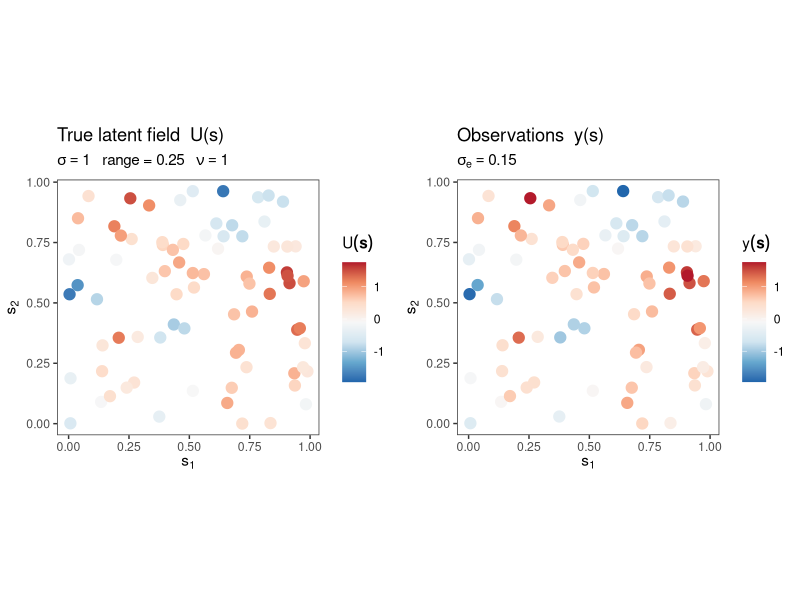
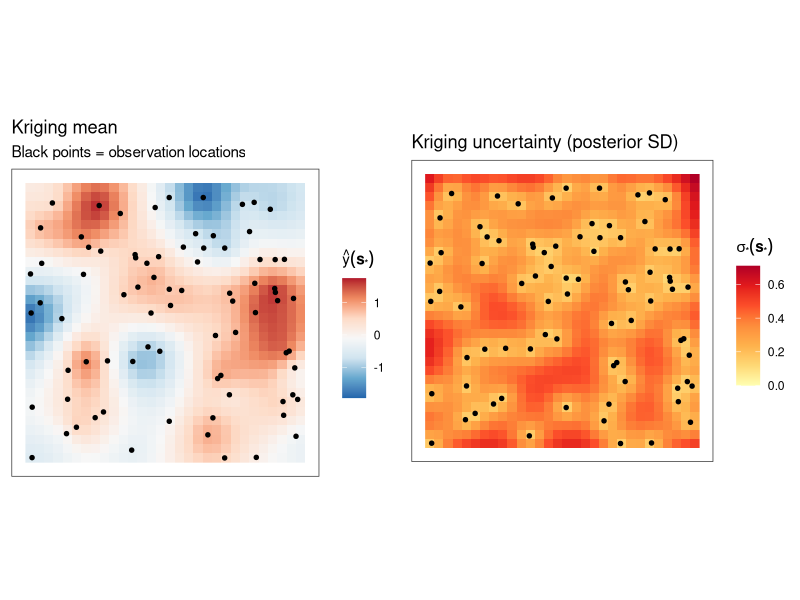

R code for these plots, in order:
## ---- chunk 1
#======================================================
# Kriging with Matérn covariance
# Simulate a GRF, fit (known parameters), predict on a
# regular grid, and visualise results.
#======================================================
library(ggplot2)
library(gridExtra)

set.seed(42)


# Initial "true" Parameters
N_s     <- 80        # number of observation locations
range   <- 0.25      # Matérn spatial range (length-scale range)
nu      <- 1         # Matérn smoothness parameter
sigma_u <- 1.0       # latent field marginal SD
sigma_e <- 0.15      # measurement error SD (nugget)
mu_true <- 0.0       # constant mean      



# Helper Matérn covariance function
matern_cov <- function(coords1, coords2 = NULL, nu = 1, range, sigma2 = 1) {
  if (is.null(coords2)) coords2 <- coords1
  n1 <- nrow(coords1); n2 <- nrow(coords2)
  # Euclidean distance matrix between the two sets of points
  D  <- as.matrix(dist(rbind(coords1, coords2)))[1:n1, (n1+1):(n1+n2), drop = FALSE]
  D[D == 0] <- 1e-10        # avoid exact zeros before Bessel evaluation
  s  <- sqrt(2 * nu) * D / range
  C  <- (2^(1-nu)) / gamma(nu) * s^nu * besselK(s, nu)
  # Enforce unit variance on the diagonal (same set of points)
  if (n1 == n2 && isTRUE(all.equal(coords1, coords2))) diag(C) <- 1
  sigma2 * C
}

# Simulate observation locations  (uniform in [0,1]²)
obs_locs <- matrix(runif(N_s * 2), ncol = 2,
            dimnames = list(NULL, c("s1", "s2")))


# Build the latent covariance matrix and simulate
# the true field U(s) via Cholesky factorisation
Sigma_U <- matern_cov(obs_locs, nu = nu, range = range, sigma2 = sigma_u^2)
# Small jitter on the diagonal for numerical stability
diag(Sigma_U) <- diag(Sigma_U) + 1e-9
L_U    <- t(chol(Sigma_U))        # lower-triangular Cholesky factor
U_true <- as.vector(L_U %*% rnorm(N_s))   # one realisation of the latent field


# Add measurement noise epsilon
y_obs <- mu_true + U_true + rnorm(N_s, sd = sigma_e)


#=========================================================
# Kriging — build the observation covariance matrix
#======================================================
Sigma_y <- Sigma_U + sigma_e^2 * diag(N_s)
diag(Sigma_y) <- diag(Sigma_y) + 1e-9
L_obs  <- t(chol(Sigma_y))

alpha <- backsolve(t(L_obs), forwardsolve(L_obs, y_obs - mu_true))

# Build a 30 × 30 regular grid for prediction/interpolation
N_grid    <- 30
pred_grid <- as.matrix(expand.grid(s1 = seq(0, 1, length.out = N_grid),
                       s2 = seq(0, 1, length.out = N_grid)))
N_pred <- nrow(pred_grid)

# Kriging prediction at each grid point

# Cross-covariance matrix: N_pred × N_obs
C_cross <- matern_cov(pred_grid, obs_locs, nu = nu, range = range, sigma2 = sigma_u^2)

# Kriging mean  (vectorised over all prediction sites)
krig_mean <- mu_true + as.vector(C_cross %*% alpha)

# Kriging SD via forward-solve:  V = L_obs⁻¹ (C_cross^T)
V <- forwardsolve(L_obs, t(C_cross))  # N_obs × N_pred
krig_var <- pmax(sigma_u^2 - colSums(V^2), 0)
krig_sd  <- sqrt(krig_var)

cat(sprintf("\nKriging mean range : [%.3f, %.3f]\n", min(krig_mean), max(krig_mean)))
cat(sprintf("Kriging SD  range  : [%.4f, %.4f]\n",   min(krig_sd),  max(krig_sd)))


#==========================
# Plots
#==========================

# Shared colour limits (mean / true field)
val_lim <- range(c(U_true, y_obs, krig_mean))

# Data frames for ggplot
obs_df <- data.frame(s1 = obs_locs[, "s1"],
                     s2 = obs_locs[, "s2"],
                     U  = U_true,
                     y  = y_obs)

pred_df <- data.frame(s1   = pred_grid[, "s1"],
                      s2   = pred_grid[, "s2"],
                      mean = krig_mean,
                      sd   = krig_sd)

# p_true: latent field at observation locations
p_true <- ggplot(obs_df, aes(s1, s2, colour = U)) +
  geom_point(size = 3.5) +
  scale_colour_distiller(palette = "RdBu", direction = -1,
                         limits = val_lim,
                         name = expression(U(bold(s)))) +
  coord_equal() +
  theme_bw(base_size = 11) +
  theme(panel.grid = element_blank()) +
  labs(title    = "True latent field  U(s)",
       subtitle = bquote(sigma == .(sigma_u) ~ "  range =" ~ .(range) ~
                           "  " * nu == .(nu)),
       x = expression(s[1]), y = expression(s[2]))

# observations  y 
p_obs <- ggplot(obs_df, aes(s1, s2, colour = y)) +
  geom_point(size = 3.5) +
  scale_colour_distiller(palette = "RdBu", direction = -1,
                         limits = val_lim,
                         name = expression(y(bold(s)))) +
  coord_equal() +
  theme_bw(base_size = 11) +
  theme(panel.grid = element_blank()) +
  labs(title    = "Observations  y(s)",
       subtitle = bquote(sigma[e] == .(sigma_e)),
       x = expression(s[1]), y = expression(s[2]))

# Kriging mean  
p_krig_mean <- ggplot(pred_df, aes(s1, s2, fill = mean)) +
  geom_raster() +
  geom_point(data = obs_df, aes(s1, s2),
             inherit.aes = FALSE, colour = "black", size = 1.2) +
  scale_fill_distiller(palette = "RdBu", direction = -1,
                       limits = val_lim,
                       name = expression(hat(y)(bold(s)["*"]))) +
  coord_equal() +
  theme_bw(base_size = 11) +
  theme(axis.text  = element_blank(),
        axis.ticks = element_blank(),
        panel.grid = element_blank()) +
  labs(title    = "Kriging mean",
       subtitle = "Black points = observation locations",
       x = NULL, y = NULL)

# Kriging SD  
p_krig_sd <- ggplot(pred_df, aes(s1, s2, fill = sd)) +
  geom_raster() +
  geom_point(data = obs_df, aes(s1, s2),
             inherit.aes = FALSE, colour = "black", size = 1.2) +
  scale_fill_distiller(palette = "YlOrRd", direction = 1,
                       limits = c(0, NA),
                       name = expression(sigma["*"](bold(s)["*"]))) +
  coord_equal() +
  theme_bw(base_size = 11) +
  theme(axis.text  = element_blank(),
        axis.ticks = element_blank(),
        panel.grid = element_blank()) +
  labs(title    = "Kriging uncertainty (posterior SD)",
       x = NULL, y = NULL)

# Arrange the plots
grid.arrange(p_true, p_obs, ncol = 2)
grid.arrange(p_krig_mean, p_krig_sd, ncol = 2)
